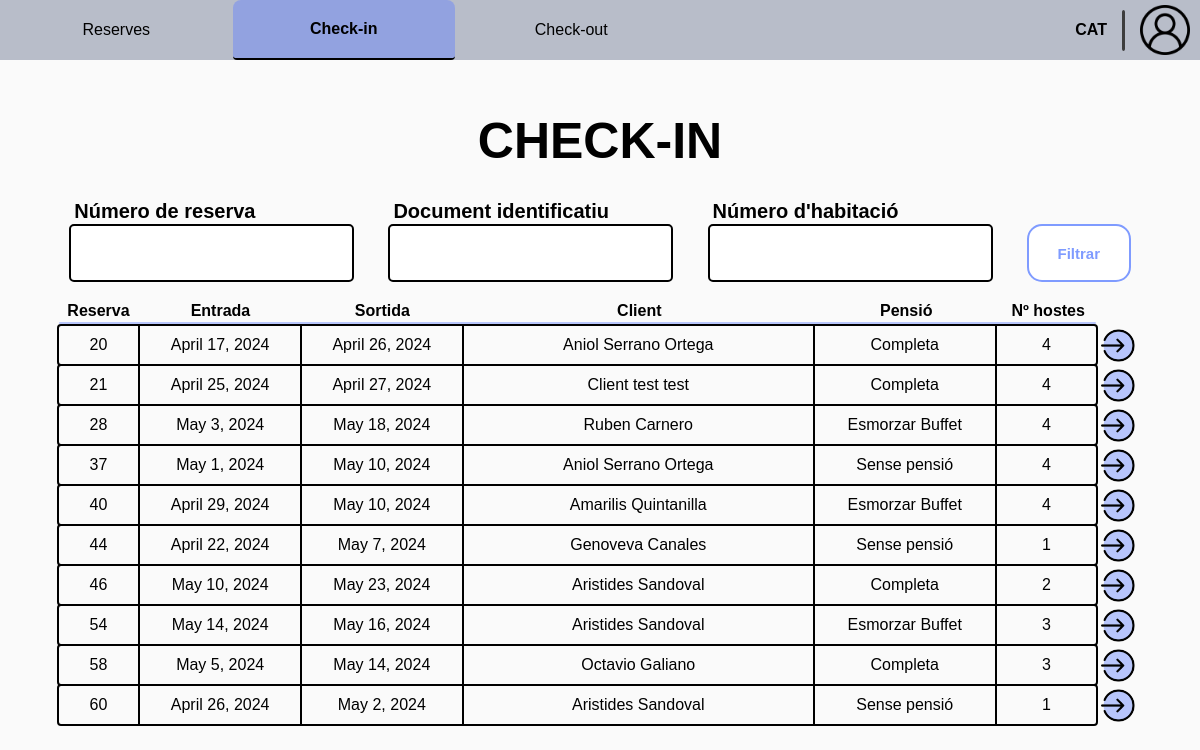
Screenshot of /receptionist/check-in/ (signed in) with the database file from the repository.
### Reception/models.py (models this page shows, shortened)
class RoomReservation(models.Model):
    client = models.ForeignKey(Client, on_delete=models.CASCADE)
    room = models.ForeignKey(Room, on_delete=models.CASCADE, to_field='id')
    entry = models.DateField()
    exit = models.DateField()
    pension_type = models.CharField(
        max_length=c.DROPDOWN_MAX_LENGTH,
        choices=c.get_pension_types,
        default='Sense pensió'
    )
    num_guests = models.IntegerField()
    is_active = models.BooleanField(default=True)
    check_in_active = models.BooleanField(default=False)
    check_out_active = models.BooleanField(default=False)
    class Meta:
        unique_together = ('room', 'entry', 'exit')

class HotelUser(AbstractUser):
    email = models.EmailField()
    phone_number = models.CharField(max_length=c.PHONE_NUMBER_LENGTH)
    id_number = models.CharField(max_length=c.ID_NUMBER, blank=True)

### Reception/views.py (the view, shortened to what this page needs)
# urls.py: path('check-in/', v.check_in_1, name='check_in'),
@worker_required('receptionist')
def check_in_1(request):
    form = InfoClientForm(request.GET or None)
    reservations = RoomReservation.objects.filter(is_active=True, check_in_active=False, check_out_active=False)
    return render(request, c.get_check_in_path(1), {
        'form': form,
        'reservations': reservations
    })

### Reception/forms.py (shortened to what this page needs)
class InfoClientForm(forms.ModelForm):
    num_reservation = forms.CharField(label="Número de reserva", required=False)
    id_number = forms.CharField(max_length=20, label="Document identificatiu", required=False)
    room_num = forms.IntegerField(label="Número d'habitació", required=False,
                                  validators=[MinValueValidator(1)])
    class Meta:
        model = CheckIn
        fields = ['num_reservation', 'id_number']

### Reception/config.py (called while the page is built)
    @staticmethod
    def get_check_in_path(n: int):
        return p.CHECK_IN_PATH[n]

### templates/worker/receptionist/check-in/check_in_1.html (shortened to what this page needs)
{% extends "worker/receptionist/base_receptionist.html" %}
{% load static %}
{% block extra_css %}
    <link rel="stylesheet" href="{% static 'css/worker/receptionist/check-in/check-in_1.css' %}">
{% endblock extra_css %}
{% block id_check-in %} id="current-page" {% endblock id_check-in %}
{% block content %}
    <div class="main">
        <h1 class="section-title">CHECK-IN</h1>
        <form method="post" class="filter-field">
            <div class="form-group">
                <h5>{{ form.num_reservation.label }}</h5>
                {{ form.num_reservation }}
            </div>
            <div class="form-group">
                <h5>{{ form.id_number.label }}</h5>
                {{ form.id_number }}
            </div>
            <div class="form-group">
                <h5>{{ form.room_num.label }}</h5>
                {{ form.room_num }}
            </div>
            <div class="procedural-buttons">
                <button class="filter-button" type="submit">Filtrar</button>
            </div>
        </form>
        <ul class="reservation-list">
            <ul class="list-index">
                <li id="reservation-id">Reserva</li>
                <li id="entry">Entrada</li>
                <li id="exit">Sortida</li>
                <li id="name">Client</li>
                <li id="pension">Pensió</li>
                <li id="num-guests">Nº hostes</li>
            </ul>
            <div id="divider"></div>
            {% for reservation in reservations %}
                <div class="list-div">
                    <li>
                        <div id="reservation-id">{{ reservation.id }}</div>
                        <div id="entry">{{ reservation.entry }}</div>
                        <div id="exit">{{ reservation.exit }}</div>
                        <div id="name">{{ reservation.client.first_name }} {{ reservation.client.last_name }}</div>
                        <div id="pension">{{ reservation.pension_type }}</div>
                        <div id="num-guests">{{ reservation.num_guests }}</div>
                    </li>
                    <div class="list-extra">
                        <a class="icon" href="{% url 'check_in_summary' pk=reservation.id %}"><img id="check" width="30" height="30" src="{% static 'img/icons/enter-icon.png' %}" alt="delete"></a>
                    </div>
                </div>
            {% endfor %}
        </ul>
    </div>
{% endblock %}

### static/css/base.css (style rules this page uses)
body { background-color: #fafafa; font-family: "Gill Sans MT", Arial, sans-serif; margin: 0; padding: 0; aspect-ratio: 16 / 9; width: 100%; height: 100vh; display: flex; flex-direction: column; }
.main { display: flex; flex-direction: column; align-items: center; height: 95%; width: 95%; max-height: 900px; max-width: 1600px; gap: 10px; }

### static/css/worker/worker.css (style rules this page uses)
.section-title { margin-bottom: 20px; font-size: 50px; display: flex; justify-content: center; min-width: max-content; }
h5 { margin: 0; font-size: 1em; font-weight: bold; }
input { background-color: white; border: 2px solid black; }
.procedural-buttons { height: 8%; width: 100%; display: flex; flex-direction: row; justify-content: space-between; align-items: center; }
.procedural-buttons button { display: flex; align-items: center; justify-content: center; height: 100%; width: 20%; max-height: 60px; max-width: 160px; min-height: 40px; min-width: 104px; margin-top: 0; margin-bottom: 0; font-size: 15px; font-weight: bold; border-radius: 15px; cursor: pointer; transition: opacity 0.2s; padding: 15px 10px; }
.filter-button { color: #7f9bff; background-color: white; border: 2px solid #7f9bff; }
.filter-field { width: 100%; font-weight: bold; font-size: 20px; display: flex; justify-content: center; gap: 3%; align-items: flex-end; flex-wrap: wrap; }
.filter-field h5 { margin-left: 5px; }
.filter-field input[type="text"], input[type="number"] { height: 34px; border-radius: 5px; text-align: center; font-size: 30px; padding: 10px; }
.form-group { display: flex; flex-direction: column; gap: 1px; width: 25%; min-width: 270px; }
.list-index { width: 92%; margin: 0; display: flex; flex-direction: row; justify-content: space-around; padding: 0; }
.list-index li { display: flex; justify-content: center; align-items: center; font-weight: bold; border-right: solid 2px #fafafa; list-style-type: none; padding: 0; }
.list-index li:last-child { border-right: none; }
.list-extra { width: 8%; padding-left: 2px; display: flex; flex-direction: row; justify-content: space-evenly; }
.list-extra a { width: 95%; text-decoration: none; }
.icon { display: flex; align-items: center; height: 100%; width: 30px; border: none; }
#check { width: 35px; height: 35px; }
.icon img { width: 30px; height: 30px; }
.reservation-list { width: 95%; display: flex; flex-direction: column; gap: 2px; margin: 0; padding: 0; }
#divider { width: calc(92% - 2px); height: 2px; border-radius: 5px; background-color: #B7C5FBFF; }
.list-div { display: flex; flex-direction: row; justify-content: flex-start; }
.list-div li { width: 92%; display: flex; flex-direction: row; justify-content: space-around; outline: solid 2px black; border-radius: 2px; }
.list-div li div { display: flex; justify-content: center; align-items: center; padding: 10px 0; border-right: solid 2px black; }
.list-div li div:last-child { border-right: none; }
#reservation-id { width: 8%; }
#entry { width: 16%; }
#exit { width: 16%; }
#name { width: 32%; }
#pension { width: 18%; }
#num-guests { width: 10%; min-width: max-content; }

### static/css/worker/receptionist/check-in/check-in_1.css (style rules this page uses)
.procedural-buttons { width: 104px; height: 58px; }
.procedural-buttons button { width: 100%; height: 100%; }
.icon { margin-left: 3px; width: 100%; }
.list-extra { width: 4%; }
#reservation-id { width: 8%; }
#entry { width: 16%; }
#exit { width: 16%; }
#name { width: 35%; }
#pension { width: 18%; }
#num-guests { width: 10%; min-width: max-content; }
.list-div li { width: 96%; }
.list-index { width: 96%; }
#divider { width: calc(96% - 2px); }

### rows the page displays
RoomReservation: id "20", entry "April 17, 2024", exit "April 26, 2024", client.first_name "Aniol", client.last_name "Serrano Ortega", pension_type "Completa", num_guests "4"
RoomReservation: id "21", entry "April 25, 2024", exit "April 27, 2024", client.first_name "Client test", client.last_name "test", pension_type "Completa", num_guests "4"
RoomReservation: id "28", entry "May 3, 2024", exit "May 18, 2024", client.first_name "Ruben", client.last_name "Carnero", pension_type "Esmorzar Buffet", num_guests "4"
RoomReservation: id "37", entry "May 1, 2024", exit "May 10, 2024", client.first_name "Aniol", client.last_name "Serrano Ortega", pension_type "Sense pensió", num_guests "4"
RoomReservation: id "40", entry "April 29, 2024", exit "May 10, 2024", client.first_name "Amarilis", client.last_name "Quintanilla", pension_type "Esmorzar Buffet", num_guests "4"
RoomReservation: id "44", entry "April 22, 2024", exit "May 7, 2024", client.first_name "Genoveva", client.last_name "Canales", pension_type "Sense pensió", num_guests "1"
RoomReservation: id "46", entry "May 10, 2024", exit "May 23, 2024", client.first_name "Aristides", client.last_name "Sandoval", pension_type "Completa", num_guests "2"
RoomReservation: id "54", entry "May 14, 2024", exit "May 16, 2024", client.first_name "Aristides", client.last_name "Sandoval", pension_type "Esmorzar Buffet", num_guests "3"
RoomReservation: id "58", entry "May 5, 2024", exit "May 14, 2024", client.first_name "Octavio", client.last_name "Galiano", pension_type "Completa", num_guests "3"
RoomReservation: id "60", entry "April 26, 2024", exit "May 2, 2024", client.first_name "Aristides", client.last_name "Sandoval", pension_type "Sense pensió", num_guests "1"
